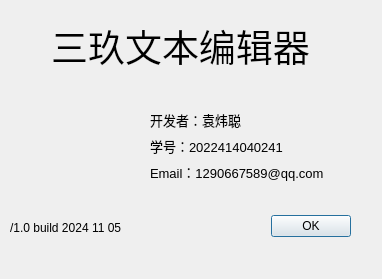
<?xml version="1.0" encoding="UTF-8"?>
<ui version="4.0">
 <class>AboutDialog</class>
 <widget class="QDialog" name="AboutDialog">
  <property name="geometry">
   <rect>
    <x>0</x>
    <y>0</y>
    <width>382</width>
    <height>279</height>
   </rect>
  </property>
  <property name="windowTitle">
   <string>Dialog</string>
  </property>
  <widget class="QDialogButtonBox" name="buttonBox">
   <property name="geometry">
    <rect>
     <x>10</x>
     <y>210</y>
     <width>341</width>
     <height>32</height>
    </rect>
   </property>
   <property name="orientation">
    <enum>Qt::Orientation::Horizontal</enum>
   </property>
   <property name="standardButtons">
    <set>QDialogButtonBox::StandardButton::Ok</set>
   </property>
  </widget>
  <widget class="QLabel" name="label">
   <property name="geometry">
    <rect>
     <x>10</x>
     <y>10</y>
     <width>341</width>
     <height>71</height>
    </rect>
   </property>
   <property name="font">
    <font>
     <pointsize>28</pointsize>
    </font>
   </property>
   <property name="layoutDirection">
    <enum>Qt::LayoutDirection::LeftToRight</enum>
   </property>
   <property name="text">
    <string>三玖文本编辑器</string>
   </property>
   <property name="alignment">
    <set>Qt::AlignmentFlag::AlignCenter</set>
   </property>
  </widget>
  <widget class="QLabel" name="label_5">
   <property name="geometry">
    <rect>
     <x>30</x>
     <y>90</y>
     <width>101</width>
     <height>111</height>
    </rect>
   </property>
   <property name="styleSheet">
    <string notr="true">border-image: url(:/res/Logo.png);</string>
   </property>
   <property name="text">
    <string/>
   </property>
  </widget>
  <widget class="QLabel" name="label_6">
   <property name="geometry">
    <rect>
     <x>10</x>
     <y>220</y>
     <width>171</width>
     <height>16</height>
    </rect>
   </property>
   <property name="text">
    <string>/1.0 build 2024 11 05</string>
   </property>
  </widget>
  <widget class="QWidget" name="">
   <property name="geometry">
    <rect>
     <x>150</x>
     <y>110</y>
     <width>191</width>
     <height>71</height>
    </rect>
   </property>
   <property name="font">
    <font>
     <pointsize>10</pointsize>
    </font>
   </property>
   <layout class="QVBoxLayout" name="verticalLayout">
    <item>
     <widget class="QLabel" name="label_2">
      <property name="font">
       <font>
        <pointsize>10</pointsize>
       </font>
      </property>
      <property name="text">
       <string>开发者：袁炜聪</string>
      </property>
     </widget>
    </item>
    <item>
     <widget class="QLabel" name="label_3">
      <property name="font">
       <font>
        <pointsize>10</pointsize>
       </font>
      </property>
      <property name="text">
       <string>学号：2022414040241</string>
      </property>
     </widget>
    </item>
    <item>
     <widget class="QLabel" name="label_4">
      <property name="font">
       <font>
        <pointsize>10</pointsize>
       </font>
      </property>
      <property name="text">
       <string>Email：1290667589@qq.com</string>
      </property>
     </widget>
    </item>
   </layout>
  </widget>
 </widget>
 <resources/>
 <connections>
  <connection>
   <sender>buttonBox</sender>
   <signal>accepted()</signal>
   <receiver>AboutDialog</receiver>
   <slot>accept()</slot>
   <hints>
    <hint type="sourcelabel">
     <x>248</x>
     <y>254</y>
    </hint>
    <hint type="destinationlabel">
     <x>157</x>
     <y>274</y>
    </hint>
   </hints>
  </connection>
  <connection>
   <sender>buttonBox</sender>
   <signal>rejected()</signal>
   <receiver>AboutDialog</receiver>
   <slot>reject()</slot>
   <hints>
    <hint type="sourcelabel">
     <x>316</x>
     <y>260</y>
    </hint>
    <hint type="destinationlabel">
     <x>286</x>
     <y>274</y>
    </hint>
   </hints>
  </connection>
 </connections>
</ui>
